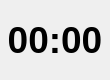
<?xml version="1.0" encoding="UTF-8"?>
<ui version="4.0">
 <class>Form</class>
 <widget class="QFrame" name="Form">
  <property name="geometry">
   <rect>
    <x>0</x>
    <y>0</y>
    <width>110</width>
    <height>80</height>
   </rect>
  </property>
  <property name="minimumSize">
   <size>
    <width>20</width>
    <height>20</height>
   </size>
  </property>
  <property name="font">
   <font>
    <pointsize>18</pointsize>
    <bold>true</bold>
   </font>
  </property>
  <property name="windowTitle">
   <string>Form</string>
  </property>
  <property name="styleSheet">
   <string notr="true"/>
  </property>
  <layout class="QGridLayout" name="gridLayout">
   <property name="leftMargin">
    <number>0</number>
   </property>
   <property name="topMargin">
    <number>0</number>
   </property>
   <property name="rightMargin">
    <number>0</number>
   </property>
   <property name="bottomMargin">
    <number>0</number>
   </property>
   <property name="spacing">
    <number>0</number>
   </property>
   <item row="0" column="0" colspan="2">
    <widget class="QLabel" name="clockLabel">
     <property name="font">
      <font>
       <pointsize>28</pointsize>
       <bold>true</bold>
      </font>
     </property>
     <property name="styleSheet">
      <string notr="true"/>
     </property>
     <property name="text">
      <string>00:00</string>
     </property>
     <property name="alignment">
      <set>Qt::AlignCenter</set>
     </property>
    </widget>
   </item>
  </layout>
 </widget>
 <resources/>
 <connections/>
</ui>
